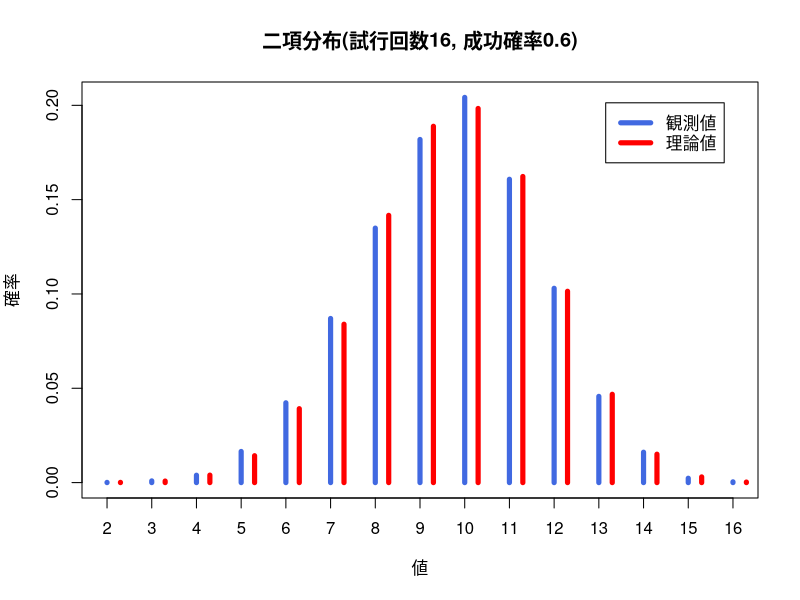
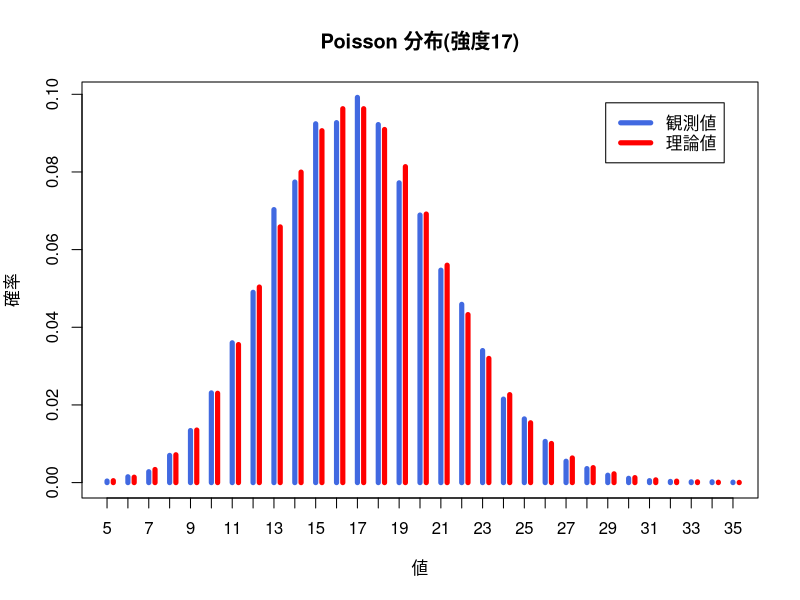
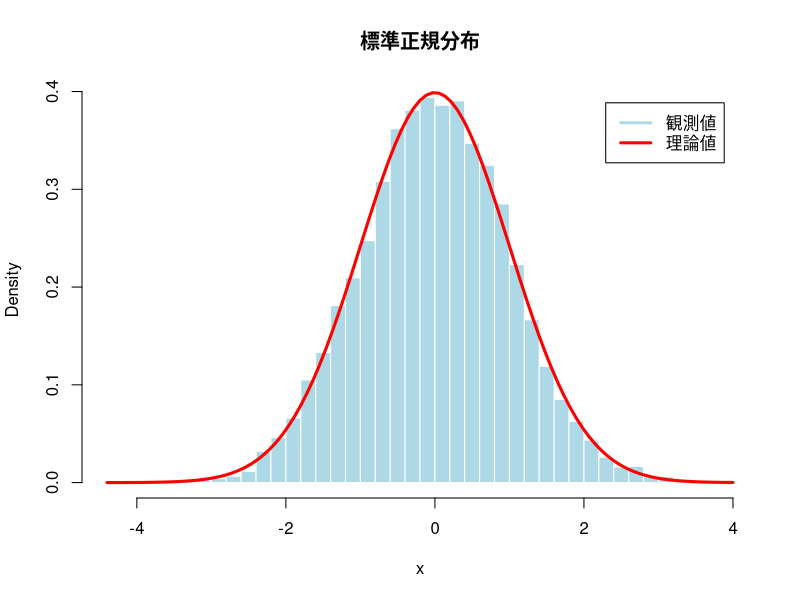
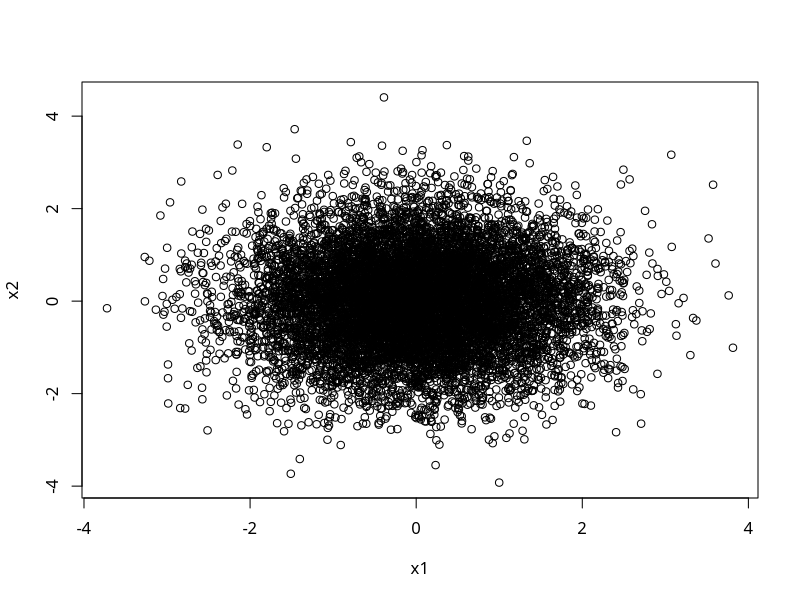
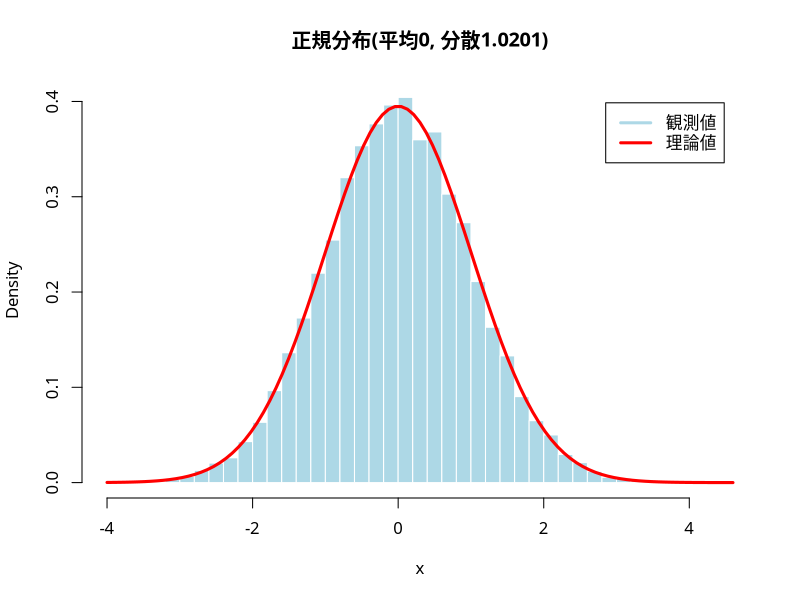
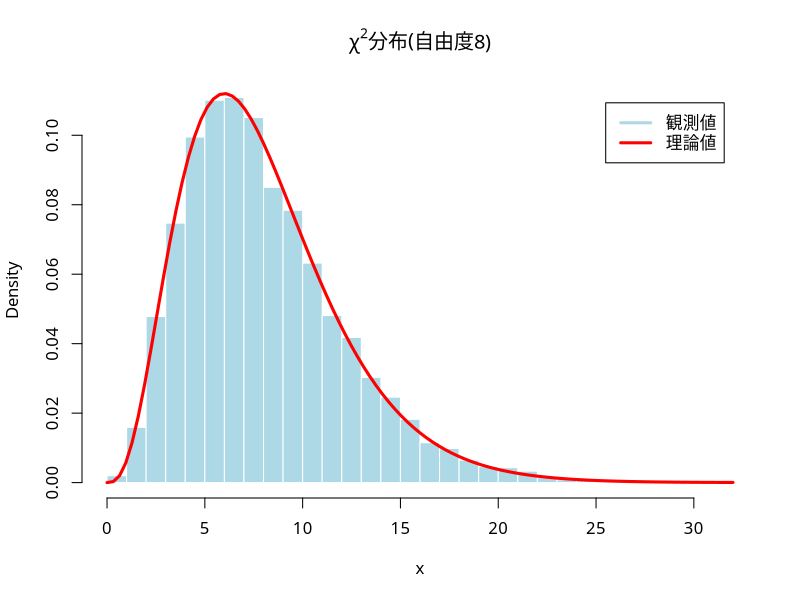
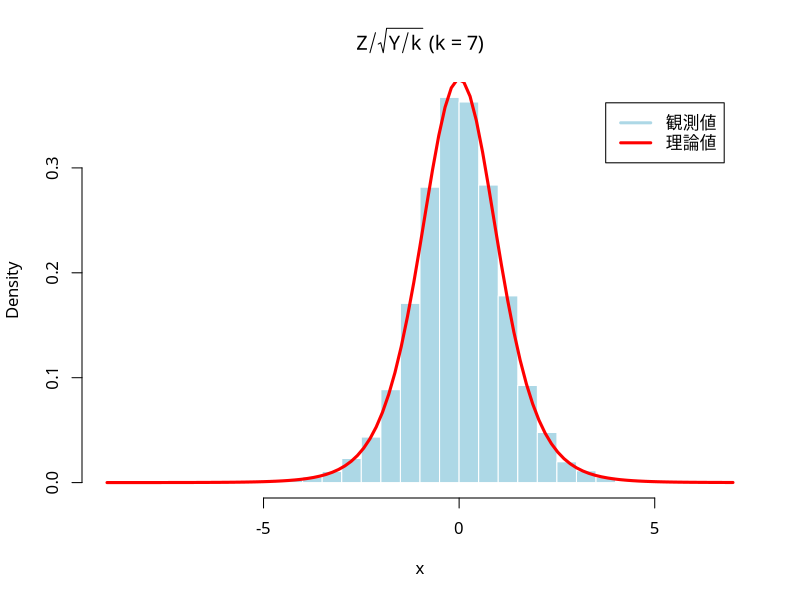
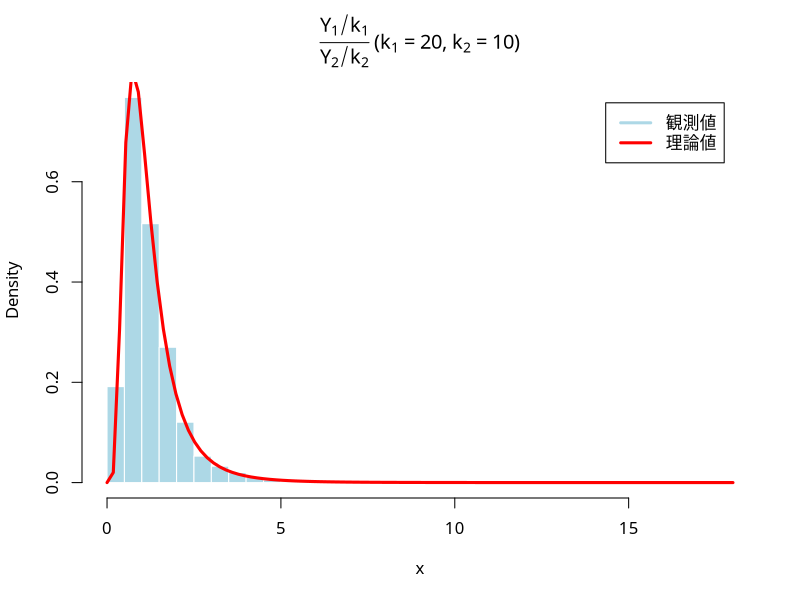

The R source for these figures, in order:
### 第08回 練習問題解答例

### 離散一様分布で用いた例

a <- 1:6 # サンプリング対象の集合をベクトルとして定義
sample(a, size=20, replace=TRUE) # 離散一様分布(20個)

### 二項分布で用いた例

rbinom(10, size=1, prob=0.2) # Bernoulli分布(10個)
rbinom(20, size=5, prob=0.6) # 二項分布(20個)

### 練習問題 二項分布
mc <- 10000 # 実験回数を指定
n <- 16 
p <- 0.6
myRandom <- function(){ # Bernolli分布をm個生成して合計
  sum(rbinom(n, size=1, prob=p))}
myData <- replicate(mc, myRandom())
myTable <- table(myData)/mc # 出現確率ごとの表(度数分布表)を作成
if(Sys.info()["sysname"]=="Darwin"){par(family="HiraginoSans-W4")}
plot(myTable, type="h", lwd=5, col="royalblue",
     xlab="値", ylab="確率",
     main=paste0("二項分布(試行回数", n, ", 成功確率", p, ")"))
myRange <- min(myData):max(myData) # 範囲を取得
lines(myRange + 0.3, dbinom(myRange, size=n, prob=p),
      type="h", col="red", lwd=5) # 理論上の出現確率
legend("topright", inset=0.05, legend=c("観測値", "理論値"), 
       col=c("royalblue", "red"), lwd=5) # 凡例を作成

### Poisson 分布で用いた例

rpois(15, lambda=1) # 強度1の Poisson 分布(15個)
rpois(15, lambda=10) # 強度10の Poisson 分布(15個)

### 練習問題 Poisson 分布
mc <- 10000 
lambda1 <- 5
lambda2 <- 12
myRandom <- function(){ # 2つの Poisson 分布の和
  rpois(1, lambda=lambda1)+rpois(1, lambda=lambda2)}
myData <- replicate(mc, myRandom())
myTable <- table(myData)/mc 
if(Sys.info()["sysname"]=="Darwin"){par(family="HiraginoSans-W4")}
plot(myTable, type="h", lwd=5, col="royalblue",
     xlab="値", ylab="確率",
     main=paste0("Poisson 分布(強度", lambda1+lambda2, ")"))
myRange <- min(myData):max(myData) 
lines(myRange + 0.3,
      dpois(myRange, lambda=lambda1+lambda2), 
      type="h", col="red", lwd=5) # 理論上の出現確率
legend("topright", inset=0.05, legend=c("観測値", "理論値"), 
       col=c("royalblue", "red"), lwd=5)

### 幾何分布で用いた例

rgeom(15, prob=0.1) # 成功確率0.1の幾何分布(15個)

### 一様分布で用いた例

runif(8) # 区間(0,1)上の一様乱数(8個)
runif(8,min=-1,max=1) # 区間(-1,1)上の一様乱数(8個)

### 正規分布で用いた例

rnorm(8) # 標準正規乱数(8個)
rnorm(8,mean=1,sd=2) # 平均1分散4=2^2の正規乱数

### 練習問題 正規分布
mc <- 10000 # 実験回数を指定
myRandom <- function(){ # 一方の分布を確認する
  u1 <- runif(1)
  u2 <- runif(1)
  return(sqrt(-2*log(u1))*cos(2*pi*u2))}
myData <- replicate(mc, myRandom()) # Monte-Carlo実験
if(Sys.info()["sysname"]=="Darwin"){par(family="HiraginoSans-W4")}
hist(myData, freq=FALSE, breaks=40,
     col="lightblue", border="white", 
     xlab="x", main=paste0("標準正規分布")) # ヒストグラム(密度表示)
curve(dnorm(x, mean=0, sd=1), add=TRUE, 
      col="red", lwd=3) # 理論上の確率密度関数
legend("topright", inset=0.05, legend=c("観測値", "理論値"), 
       col=c("lightblue", "red"), lwd=3) # 凡例を作成
## Box-Muller法で作られる2つの確率変数の関係を調べる
boxmuller <- function(){
  u1 <- runif(1)
  u2 <- runif(1)
  x1 <- sqrt(-2*log(u1))*cos(2*pi*u2)
  x2 <- sqrt(-2*log(u1))*sin(2*pi*u2)
  return(c(x1,x2))
}
x <- replicate(mc, boxmuller()) # 2行xmc列の行列が得られる
par(family="HiraginoSans-W4") # 日本語フォントの指定
plot(x[1,],x[2,],xlab="x1",ylab="x2") # 散布図を描く
## 以下では同じ分布なのでx1,x2はまとめて計算
mu <- round(mean(x),2)
sigma <- round(sd(x),2)
hist(x, freq=FALSE, breaks=40, col="lightblue", border="white",

     main=paste0("正規分布(平均", mu, ", 分散", sigma^2, ")")) # ヒストグラム(密度表示)
curve(dnorm(x, mean=mu, sd=sigma), add=TRUE, 
      col="red", lwd=3) # 理論上の確率密度関数
legend("topright", inset=0.05, legend=c("観測値", "理論値"), 
       col=c("lightblue", "red"), lwd=3) # 凡例を作成

### ガンマ分布で用いた例

rgamma(8, shape=3, rate=1) # ガンマ分布(8個)
rgamma(8, shape=1, rate=3) # 異なるパラメタのガンマ分布(8個)

rexp(8) # レート1の指数分布(8個)
rexp(8, rate=0.5) # レート0.5の指数分布(8個)

rchisq(8, df=1) # 自由度1のカイ二乗分布(8個)
rchisq(8, df=4) # 自由度4のカイ二乗分布(8個)

### 練習問題 カイ二乗分布
mc <- 10000 # 実験回数を指定
k <- 8 # 自由度を設定
myRandom <- function(){ 
  sum(rnorm(k)^2)} # k個の標準正規乱数の二乗和
myData <- replicate(mc, myRandom()) # Monte-Carlo実験
if(Sys.info()["sysname"]=="Darwin"){par(family="HiraginoSans-W4")}
hist(myData, freq=FALSE, breaks=25,
     col="lightblue", border="white", 
     xlab="x", main=bquote(paste(chi^2,"分布(自由度",.(k),")"))) 
curve(dchisq(x, k), # 理論曲線(確率密度)
      add=TRUE, col="red", lwd=3) 
legend("topright", inset=0.05, legend=c("観測値", "理論値"), 
       col=c("lightblue", "red"), lwd=3)

### t-分布で用いた例

rt(8, df=1) # 自由度1のt分布(8個)
rt(8, df=4) # 自由度4のt分布(8個)

### 練習問題 t分布
mc <- 10000 # 実験回数を指定
k <- 7
myRandom <- function(){ 
  y <- rchisq(1, df=k) # 自由度kのカイ2乗分布
  ## y <- sum(rnorm(k)^2) # 正規乱数を用いてもよい
  z <- rnorm(1) # 標準正規乱数
  return(z/sqrt(y/k))}
myData <- replicate(mc, myRandom()) # Monte-Carlo実験
if(Sys.info()["sysname"]=="Darwin"){par(family="HiraginoSans-W4")}
hist(myData, freq=FALSE, breaks=40,
     col="lightblue", border="white",  
     xlab="x", main=bquote(paste(Z/sqrt(Y/k)," (",k==.(k),")")))
curve(dt(x, df=k), # 確率密度関数(理論)
      add=TRUE, col="red", lwd=3) 
legend("topright", inset=0.05, legend=c("観測値", "理論値"), 
       col=c("lightblue", "red"), lwd=3)

### F-分布で用いた例

rf(10, df1=4, df2=7) # 自由度4,7のF分布(10個)
rf(10, df1=7, df2=12) # 自由度7,12のF分布(10個)

### 練習問題 F分布
mc <- 10000 # 実験回数を指定
k1 <- 20
k2 <- 10
myRandom <- function(){ 
  y1 <- rchisq(1, df=k1) # 自由度20のカイ二乗分布
  y2 <- rchisq(1, df=k2) # 自由度10のカイ二乗分布
  ## y1 <- sum(rnorm(k1)^2) # 正規乱数を用いてもよい
  ## y2 <- sum(rnorm(k2)^2) 
  return((y1/k1)/(y2/k2))}
myData <- replicate(mc, myRandom()) # Monte-Carlo実験
if(Sys.info()["sysname"]=="Darwin"){par(family="HiraginoSans-W4")}
hist(myData, freq=FALSE, breaks=40,
     col="lightblue", border="white",
     xlab="x",
     main=bquote(paste(frac(Y[1]/k[1],Y[2]/k[2]),
                       " (",k[1]==.(k1),
                       ", ",k[2]==.(k2),")"))) 
curve(df(x, df1=k1, df2=k2), # 確率密度関数(理論)
      add=TRUE, col="red", lwd=3) 
legend("topright", inset=0.05, legend=c("観測値", "理論値"), 
       col=c("lightblue", "red"), lwd=3)
